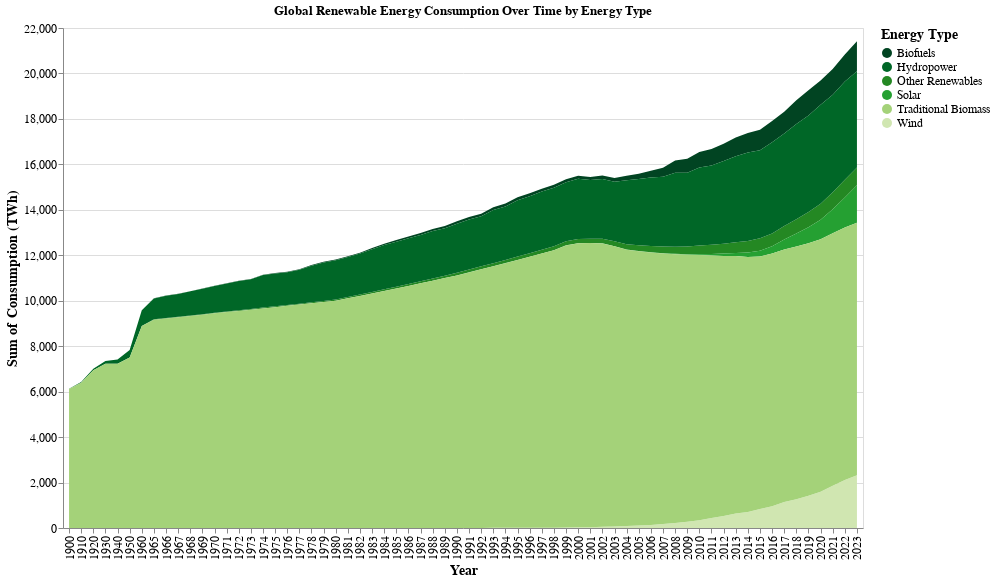

Notebook code for this chart:
### Markdown cell above
## Chart 7 (Area): Global Renewable Energy Consumption Over Time by Energy Type

data: https://ourworldindata.org/grapher/renewable-energy-consumption

reference: https://altair-viz.github.io/user_guide/marks/area.html

### Code cell
def load_and_prepare_renewable_data(file_path):
    # Load the data
    data = pd.read_csv(file_path)
    
    # Select relevant columns for visualization
    selected_columns = [
        'Entity', 'Year', 'Other renewables (TWh, direct energy)', 
        'Solar (TWh, direct energy)', 'Biofuels (TWh, direct energy)', 
        'Wind (TWh, direct energy)', 'Hydropower (TWh, direct energy)', 
        'Traditional biomass (TWh, direct energy)'
    ]
    
    data_filtered = data[selected_columns]
    data_filtered = data_filtered[data_filtered['Year'] >= 1900]
    
    # Melt the dataframe to long format
    data_melted = data_filtered.melt(
        id_vars=['Entity', 'Year'], 
        value_vars=[
            'Other renewables (TWh, direct energy)', 'Solar (TWh, direct energy)', 
            'Biofuels (TWh, direct energy)', 'Wind (TWh, direct energy)', 
            'Hydropower (TWh, direct energy)', 'Traditional biomass (TWh, direct energy)'
        ], 
        var_name='Energy Type', 
        value_name='Consumption (TWh)'
    )
    
    # Simplify energy type names
    data_melted['Energy Type'] = data_melted['Energy Type'].replace({
        'Other renewables (TWh, direct energy)': 'Other Renewables',
        'Solar (TWh, direct energy)': 'Solar',
        'Biofuels (TWh, direct energy)': 'Biofuels',
        'Wind (TWh, direct energy)': 'Wind',
        'Hydropower (TWh, direct energy)': 'Hydropower',
        'Traditional biomass (TWh, direct energy)': 'Traditional Biomass'
    })
    
    # Remove rows with missing values
    data_melted.dropna(subset=['Consumption (TWh)'], inplace=True)
    
    return data_melted

def create_stacked_area_chart(data_melted):
    # Create the images directory if it doesn't exist
    if not os.path.exists('images'):
        os.makedirs('images')
    
    # Define the green color scheme with additional shades
    color_scheme = ['#014422', '#006727', '#248823', '#25A032', '#A4D279', '#D0E6B1']


    # Generate the area chart
    chart = alt.Chart(data_melted).mark_area().encode(
        x='Year:O',
        y='sum(Consumption (TWh)):Q',
        color=alt.Color('Energy Type:N', scale=alt.Scale(range=color_scheme)),
    ).properties(
        width=800,
        height=500,
        title='Global Renewable Energy Consumption Over Time by Energy Type'
    ).configure_axis(
        labelFontSize=12,
        titleFontSize=14
    ).configure_legend(
        titleFontSize=14,
        labelFontSize=12
    )

    # Save the chart as an image
    chart.save('images/renewable_energy_area_chart.png')
    
    return chart

# Save and Display
file_path = 'data/renewable-energy-consumption.csv'
data_melted = load_and_prepare_renewable_data(file_path)
chart = create_stacked_area_chart(data_melted)

# Display the chart
chart.display()

### Figure 1 — Vega-Lite specification as saved in the notebook (floating-point values rounded to 4 significant figures; data arrays with more than 128 entries replaced by an {"elided": "..."} marker saying what was removed)
{"config": {"view": {"continuousWidth": 300, "continuousHeight": 300}, "axis": {"labelFontSize": 12, "titleFontSize": 14}, "legend": {"labelFontSize": 12, "titleFontSize": 14}}, "data": {"name": "data-c57b0a0ddf4e2ec42a6ac4ce99dbe1ee"}, "mark": {"type": "area"}, "encoding": {"color": {"field": "Energy Type", "scale": {"range": ["#014422", "#006727", "#248823", "#25A032", "#A4D279", "#D0E6B1"]}, "type": "nominal"}, "x": {"field": "Year", "type": "ordinal"}, "y": {"aggregate": "sum", "field": "Consumption (TWh)", "type": "quantitative"}}, "height": 500, "title": "Global Renewable Energy Consumption Over Time by Energy Type", "width": 800, "$schema": "https://vega.github.io/schema/vega-lite/v5.20.1.json", "datasets": {"data-c57b0a0ddf4e2ec42a6ac4ce99dbe1ee": {"elided": "396 records"}}}
